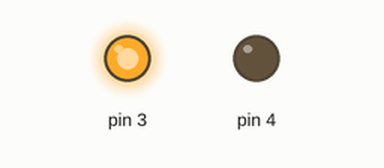
Recording of a sketch running on a simulated Arduino Uno, built with avr-gcc and run on an emulated ATmega328P. On the bench: output pins drawn as LEDs (lit = HIGH).

Above: at 1.5 s.
At 4.5 s:
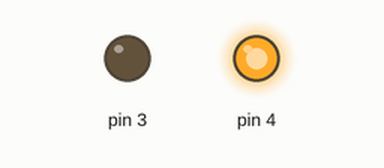
Timing chart, 0 to 7.8 s (numbered marks = the images above):
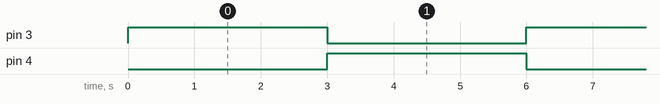

The sketch:

Motor.ino
```cpp
void setup() {
  // put your setup code here, to run once:
  pinMode(3,OUTPUT);
  pinMode(4,OUTPUT);
}

void loop() {
  // put your main code here, to run repeatedly:
  digitalWrite(3,HIGH);
  digitalWrite(4,LOW);
  delay(3000);


  digitalWrite(4,HIGH);
  digitalWrite(3,LOW);
  delay(3000);
}
```

Measured:
- by itself, pin 3, pin 4: alternates HIGH for 3.0 s and LOW for 3.0 s
